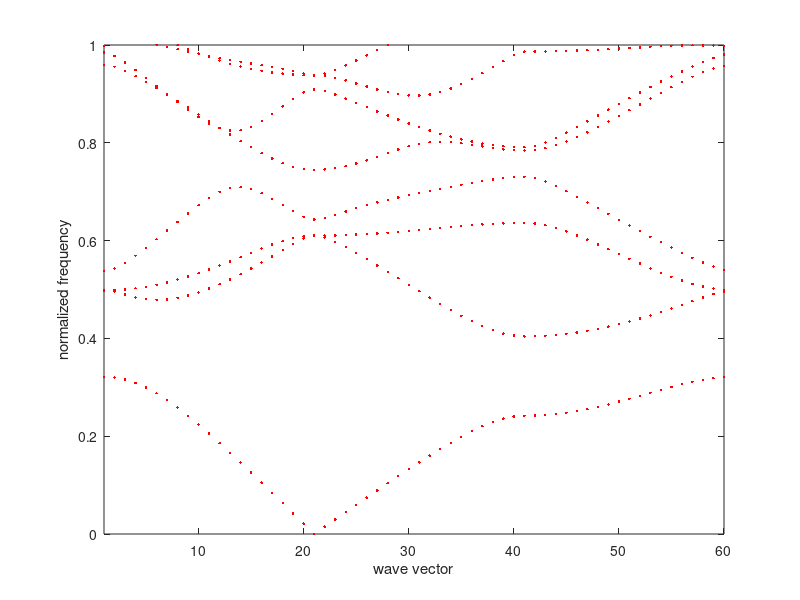

MATLAB code for this plot:
a=load('wk--121NiAl.mat',"-ascii")
figure;
for i=1:121
    c=a(:,i);
    j=1:60;
    plot(j,c,'r.');
    hold on;
end
xlabel('wave vector')
ylabel('normalized frequency')
axis([1,60,0,1]);
